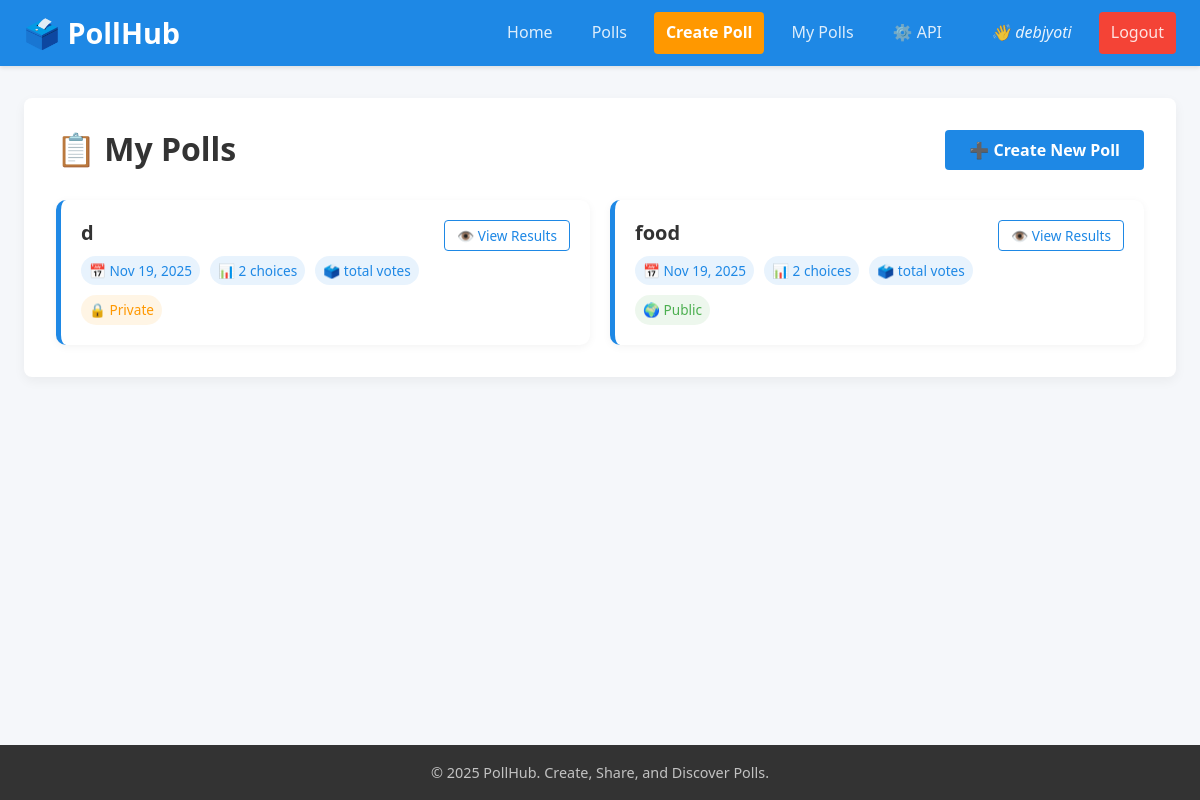
Page /my-polls/ (signed in) on the earlier database version.
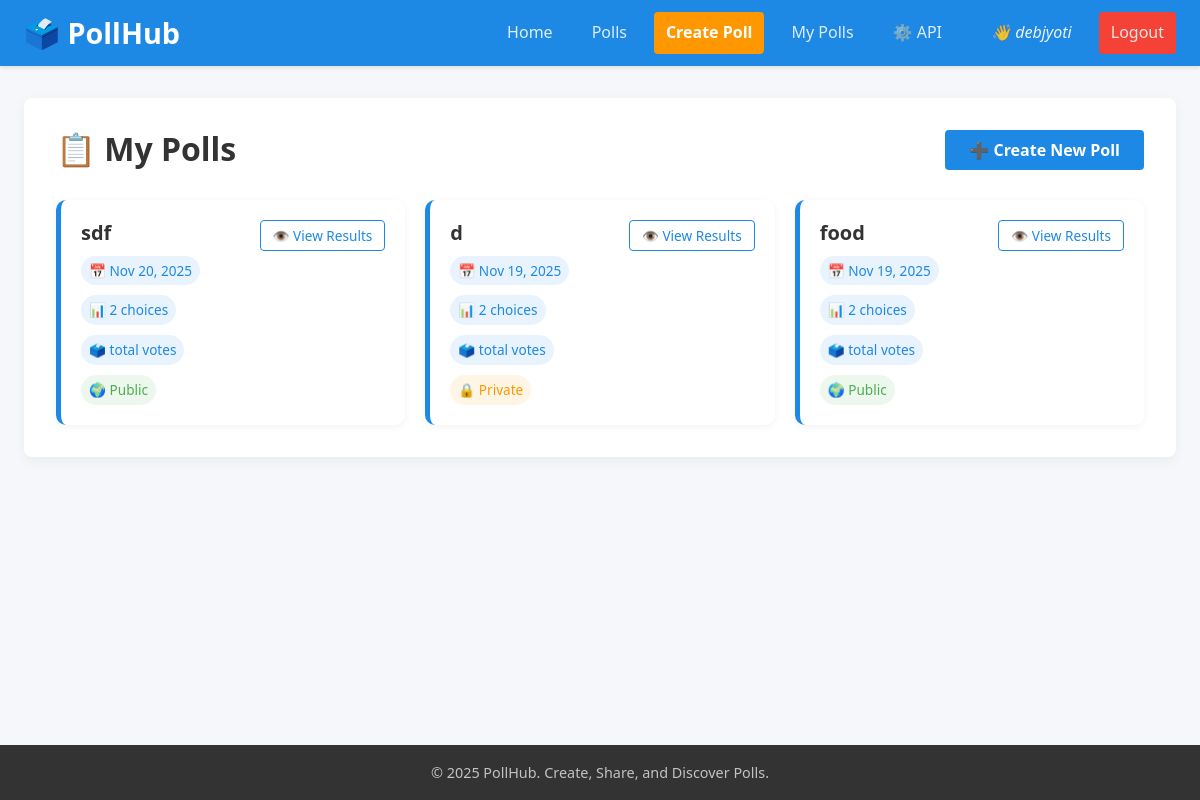
Same page on the later database version.
### polls/models.py (models this page shows, shortened)
class Poll(models.Model):
    question = models.CharField(max_length=255)
    is_public = models.BooleanField(default=True)
    created_at = models.DateTimeField(auto_now_add=True)
    owner = models.ForeignKey(User, on_delete=models.CASCADE, related_name='polls', null=True, blank=True)
    slug = models.SlugField(unique=True, blank=True)
    private_code = models.UUIDField(default=uuid.uuid4, unique=True)

### polls/views.py (the view)
# urls.py: path('my-polls/', views.my_polls, name='my_polls'),
@login_required
def my_polls(request):
    current_user = get_current_user(request)
    polls = Poll.objects.filter(owner=current_user).order_by('-created_at')
    return render(request, 'polls/my_polls.html', {'polls': polls})

### polls/context_processors.py (called while the page is built)
def current_user(request):
    user_id = request.session.get('user_id')
    print(f"DEBUG: context_processor - session user_id: {user_id}")
    if user_id:
        try:
            user = User.objects.get(id=user_id)
            print(f"DEBUG: context_processor - found user: {user.username}")
            return {'current_user': user}
        except User.DoesNotExist:
            print("DEBUG: context_processor - user not found in database")
            pass
    return {'current_user': None}

### polls/views.py (called while the page is built)
def login_required(view_func):
    @wraps(view_func)
    def wrapper(request, *args, **kwargs):
        user_id = request.session.get('user_id')
        print(f"DEBUG: login_required check - session user_id: {user_id}")
        if not user_id:
            messages.error(request, 'Please log in to access this page.')
            return redirect('login')
        return view_func(request, *args, **kwargs)
    return wrapper

def get_current_user(request):
    user_id = request.session.get('user_id')
    if user_id:
        try:
            return User.objects.get(id=user_id)
        except User.DoesNotExist:
            pass
    return None

### frontend/templates/polls/my_polls.html (shortened to what this page needs)
{% extends 'base.html' %}
{% block content %}
<div class="list-header">
    <h1 class="page-title">📋 My Polls</h1>
    <a href="{% url 'create_poll' %}" class="btn btn-primary">➕ Create New Poll</a>
</div>
<div class="poll-list-grid">
    {% for poll in polls %}
        <div class="poll-card">
            <div class="poll-card-content">
                <div class="poll-details">
                    <h3 class="poll-question">
                        <a href="{% url 'poll_detail' poll.slug %}" class="poll-link">
                            {{ poll.question }}
                        </a>
                    </h3>
                    <div class="poll-meta">
                        <span class="meta-tag meta-tag-info">
                            📅 {{ poll.created_at|date:"M d, Y" }}
                        </span>
                        <span class="meta-tag meta-tag-info">
                            📊 {{ poll.choices.count }} choices
                        </span>
                        <span class="meta-tag meta-tag-info">
                            🗳️ {{ poll.total_votes }} total votes
                        </span>
                        {% if poll.is_public %}
                            <span class="meta-tag meta-tag-success">
                                🌍 Public
                            </span>
                        {% else %}
                            <span class="meta-tag meta-tag-warning">
                                🔒 Private
                            </span>
                        {% endif %}
                    </div>
                </div>
                <div class="poll-actions">
                    <a href="{% url 'poll_detail' poll.slug %}" class="btn btn-secondary btn-small">
                        👁️ View Results
                    </a>
                </div>
            </div>
        </div>
    {% empty %}
        <div class="empty-state">
            <h3 class="empty-state-title">📝 No polls created yet</h3>
            <p class="empty-state-text">Create your first poll and start gathering opinions!</p>
            <a href="{% url 'create_poll' %}" class="btn btn-primary">➕ Create Your First Poll</a>
        </div>
    {% endfor %}
</div>
{% endblock %}

Differences in the rows shown:
added Poll: question "sdf", created_at "Nov 20, 2025", choices.count "2", is_public "🌍 Public"
